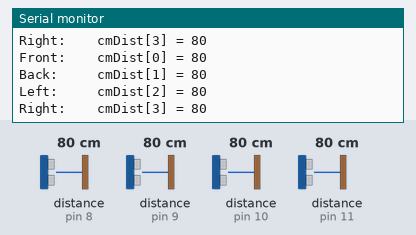
Bench run of a sketch on a simulated Arduino Uno, built with avr-gcc and run on an emulated ATmega328P. Shown: the last lines printed to the serial monitor. Wiring (inferred from the names in the program): 4 × ultrasonic range finder: trigger pin 8, echo pin 8 / trigger pin 9, echo pin 9 / trigger pin 10, echo pin 10 / trigger pin 11, echo pin 11. Inputs (shaded band) come from the test bench; at power-on: distance to the obstacle (sensors on pin 8, pin 9, pin 10, pin 11) 80 cm. The echo pulse lasts 58.3 µs per cm.

Above: at 1.8 s.
1.9 s: distance to the obstacle (sensor on pin 8) set to 2 cm
At 2.9 s:
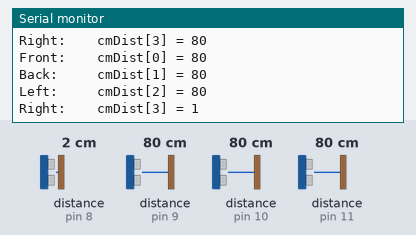
3.4 s: distance to the obstacle (sensor on pin 9) set to 2 cm
At 4.7 s:
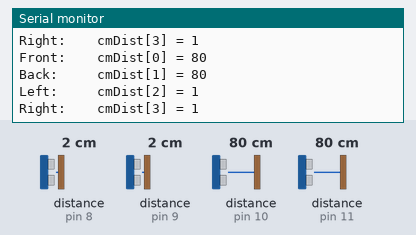
4.9 s: distance to the obstacle (sensor on pin 10) set to 2 cm
At 6.1 s:
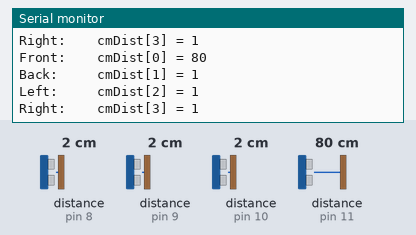
6.4 s: distance to the obstacle (sensor on pin 11) set to 299 cm
10.5 s: distance to the obstacle (sensor on pin 11) set to 2 cm
At 12.4 s:
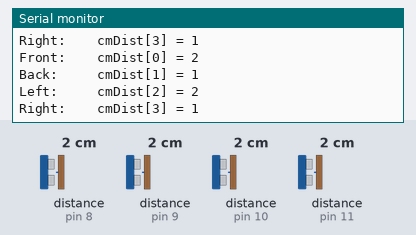
14.6 s: distance to the obstacle (sensor on pin 8) set to 4 cm
At 15.5 s:
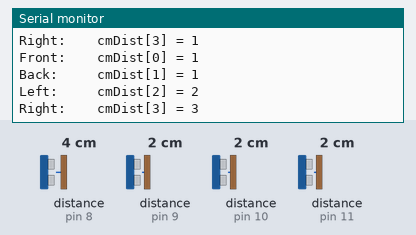
Timing chart, 0 to 17.1 s (numbered marks = the images above; inputs shaded):
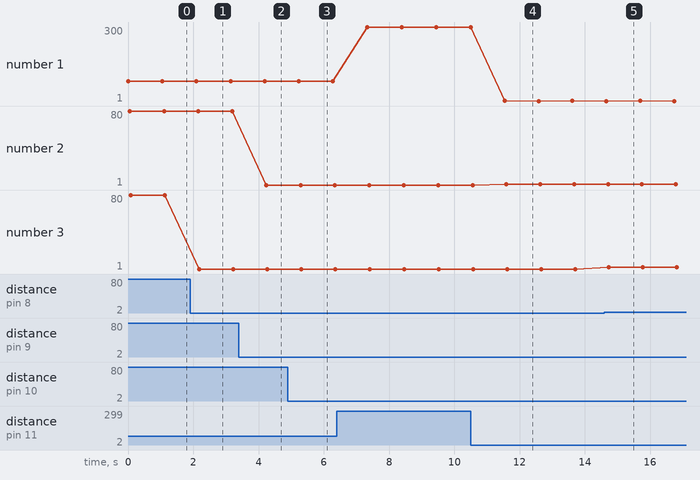

The sketch:

Arlo-Test-Ping-Sensors.ino
```cpp
/*
  Arlo-Test-Ping-Sensors
*/

String directions[4] = {"Front:    ",         // Directions for display
                        "Back:     ",
                        "Left:     ",
                        "Right:    "};
int pingPin[4] = {11, 10, 9, 8};              // Ping pins
int cmDist[4];                                // Cm distances
int i = 0;                                    // Index, stat at 0

void setup()                                  // Setup function
{
  Serial.begin(9600);                         // Start terminal communication
}

void loop()                                   // Main loop
{
  cmDist[i] = pingCm(pingPin[i]);             // Get distance

  Serial.print(directions[i]);                // Display direction
  Serial.print("cmDist[");                    // Display variable name
  Serial.print(i);                            // Display variable index
  Serial.print("] = ");                       // Display ] & =
  Serial.println(cmDist[i]);                  // Display value
  i++;                                        // Increase index by 1
  if(i == 4)                                  // If index is 4
  {
    i = 0;                                    // Reset index to 0
    delay(1000);                              // Wait a second
    Serial.println();                         // Print a blank line
  }
}

int pingCm(int pin)                           // Ping measurement function
{
  digitalWrite(pin, LOW);                     // Pin to output-low
  pinMode(pin, OUTPUT);
  delayMicroseconds(200);                     // Required between successive
  digitalWrite(pin, HIGH);                    // Send high pulse
  delayMicroseconds(5);                       // Must be at least 2 us
  digitalWrite(pin, LOW);                     // End pulse to start ping
  pinMode(pin, INPUT);                        // Change to input
  long microseconds = pulseIn(pin, HIGH);     // Wait for echo to reflect
  return microseconds / 29 / 2;               // Convert us echo to cm
}
```

Measured:
- after the input at 1.9 s, the serial monitor: prints a new line after 0.28 s (image 1)
- after the input at 3.4 s, the serial monitor: prints a new line after 0.84 s (image 2)
- after the input at 4.9 s, the serial monitor: prints a new line after 0.36 s (image 3)
- after the input at 10.5 s, the serial monitor: prints a new line after 1.0 s (image 4)
- after the input at 14.6 s, the serial monitor: prints a new line after 0.14 s (image 5)
- plotted number 1: 80 → 300 after the input at 6.4 s
